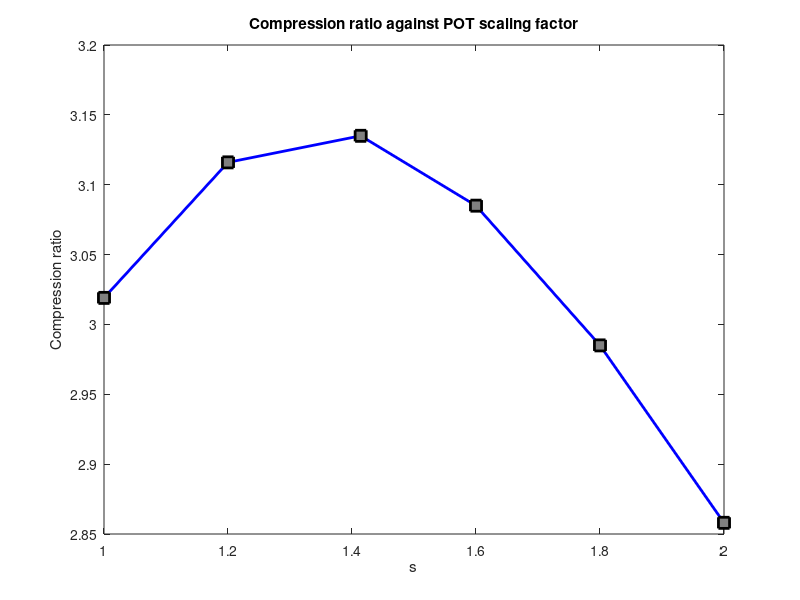

MATLAB code to generate this figure:
x = [1,1.2,1.414,1.6,1.8,2];
y = [3.019,3.116,3.135,3.085,2.985,2.858];

figure
plot(x,y,'-bs',...
    'LineWidth',2,...
    'MarkerSize',8,...
    'MarkerEdgeColor','k',...
    'MarkerFaceColor',[0.5,0.5,0.5])

title("Compression ratio against POT scaling factor")
xlabel("s")
ylabel("Compression ratio")